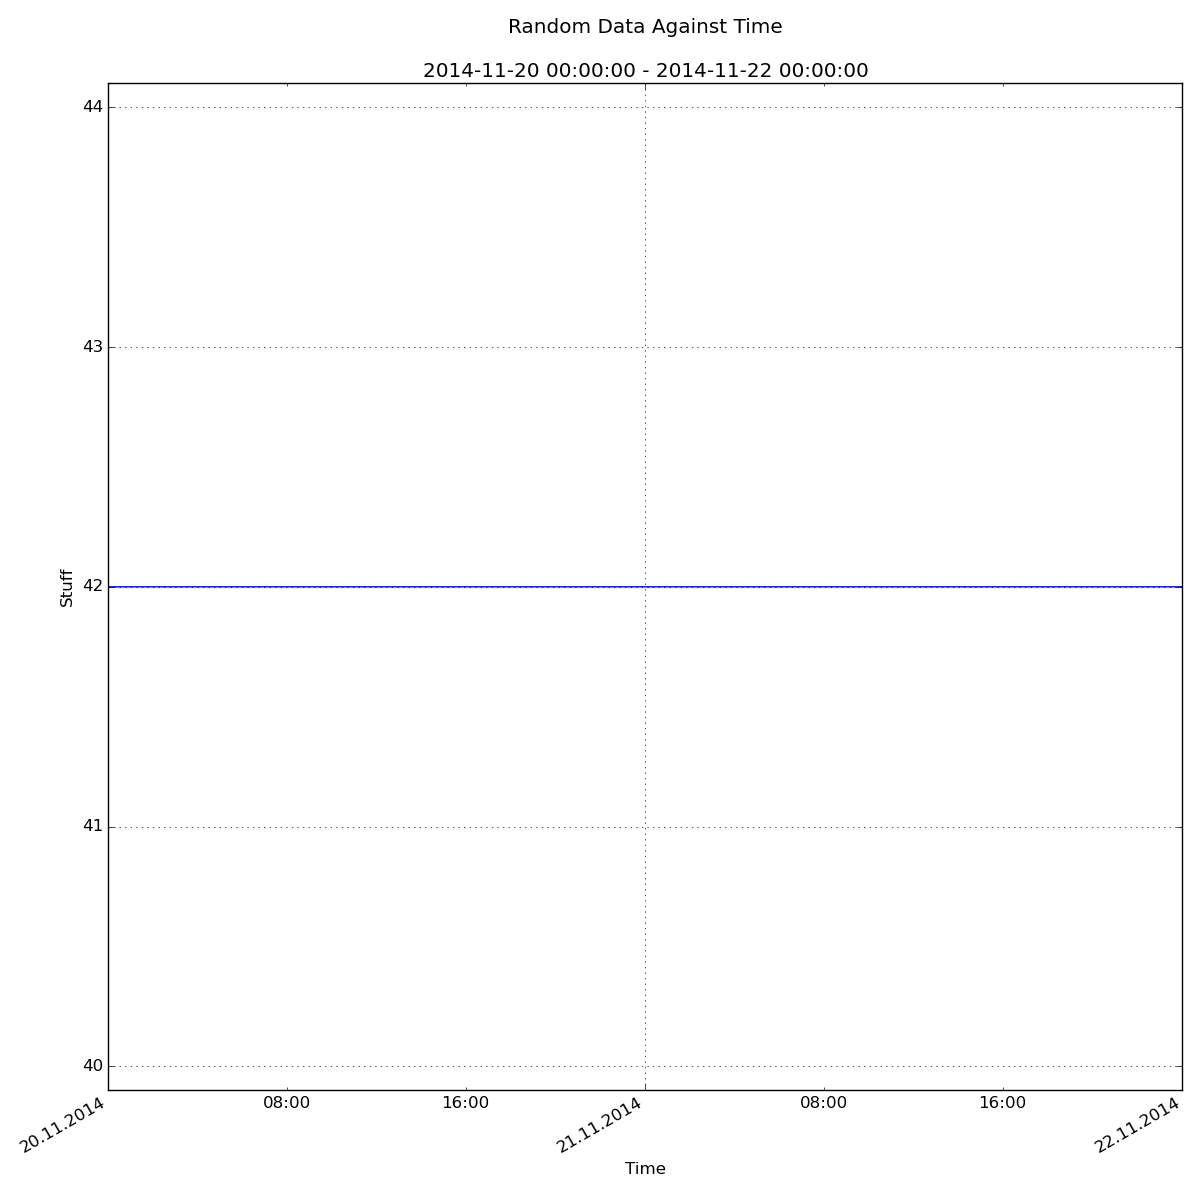

Here is the Julia script that generated this plot:
# timeplot_custom.jl
#
#	Demonstrate reformatting of time axis
#
# gizmaa (https://gist.github.com/gizmaa/7214002)
# Julia 0.3.2
# 27.11.2014
# Last Edit: 09.12.2014

using PyPlot
using Dates

# Create Data
dt = Millisecond(100)
time = [DateTime(2014,11,20):dt:DateTime(2014,11,22)]
y = fill!(Array(Float64,length(time)),42)
#y = floor(100*rand(length(time))) # Fails unless the time span is very short

font1 = ["fontname"=>"Sans","style"=>"normal"]
time2 = float64(time)/1000/60/60/24 # Convert time from milliseconds from day 0 to days from day 0
timespan = "\n" * Dates.format(minimum(time),"yyyy-mm-dd HH:MM:SS") * " - " * Dates.format(maximum(time),"yyyy-mm-dd HH:MM:SS")

majorformatter = matplotlib[:dates][:DateFormatter]("%d.%m.%Y")
minorformatter = matplotlib[:dates][:DateFormatter]("%H:%M")
majorlocator = matplotlib[:dates][:DayLocator](interval=1)
minorlocator = matplotlib[:dates][:HourLocator](byhour=(8, 16))

# Plot
fig = figure("Custom Time Plot",figsize=(12,12)) # Create a figure and save the handle
ax1 = axes()
p1 = plot_date(time2,y,linestyle="-",marker="None",label="test")
axis("tight")
title("Random Data Against Time\n" * timespan)
grid("on")
xlabel("Time")
ylabel("Stuff",fontdict=font1)
ax1[:xaxis][:set_major_formatter](majorformatter)
ax1[:xaxis][:set_minor_formatter](minorformatter)
ax1[:xaxis][:set_major_locator](majorlocator)
ax1[:xaxis][:set_minor_locator](minorlocator)
fig[:autofmt_xdate](bottom=0.2,rotation=30,ha="right")
fig[:canvas][:draw]() # Update the figure
PyPlot.tight_layout()
